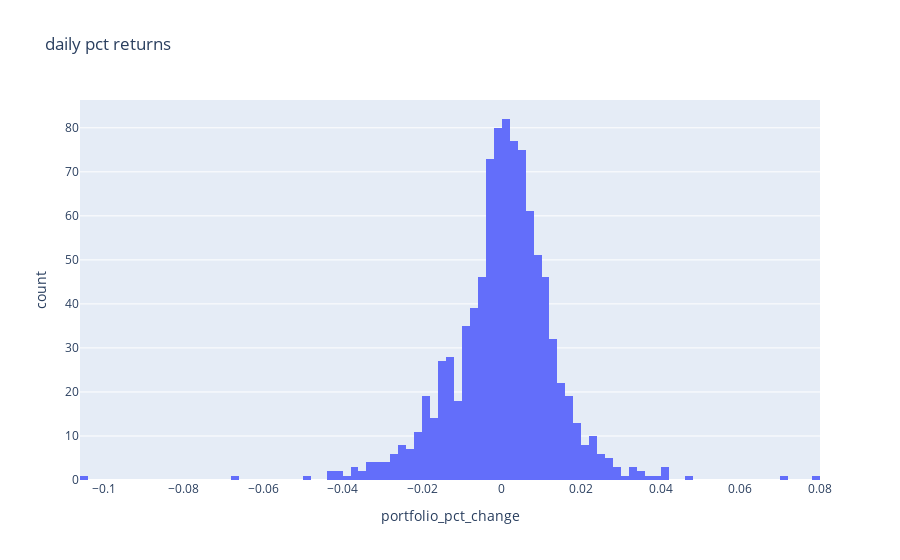

Write notebook code for a chart like this one.
### Code cell
# plot histogram of daily returns
fig = px.histogram(df_allocation, x="portfolio_pct_change", title='daily pct returns')
fig.show()

### Figure 1 — Plotly figure (JSON) as saved in the notebook; plotly's stock layout.template omitted (floating-point values rounded to 4 significant figures; data arrays with more than 128 entries replaced by an {"elided": "..."} marker saying what was removed)
{"data": [{"alignmentgroup": "True", "bingroup": "x", "hovertemplate": "portfolio_pct_change=%{x}<br>count=%{y}<extra></extra>", "legendgroup": "", "marker": {"color": "#636efa", "pattern": {"shape": ""}}, "name": "", "offsetgroup": "", "orientation": "v", "showlegend": false, "type": "histogram", "x": {"elided": "960 float values"}, "xaxis": "x", "yaxis": "y"}], "layout": {"barmode": "relative", "legend": {"tracegroupgap": 0}, "title": {"text": "daily pct returns"}, "xaxis": {"anchor": "y", "domain": [0, 1], "title": {"text": "portfolio_pct_change"}}, "yaxis": {"anchor": "x", "domain": [0, 1], "title": {"text": "count"}}}}
